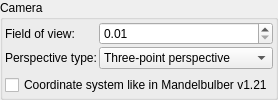
    <widget class="QGroupBox" name="groupBox_5">
     <property name="title">
      <string>Camera</string>
     </property>
     <layout class="QVBoxLayout" name="verticalLayout_58">
      <property name="leftMargin">
       <number>2</number>
      </property>
      <property name="topMargin">
       <number>2</number>
      </property>
      <property name="rightMargin">
       <number>2</number>
      </property>
      <property name="bottomMargin">
       <number>2</number>
      </property>
      <item>
       <layout class="QGridLayout" name="gridLayout_25">
        <property name="spacing">
         <number>2</number>
        </property>
        <item row="0" column="0">
         <widget class="QLabel" name="label_54">
          <property name="text">
           <string>Field of view:</string>
          </property>
         </widget>
        </item>
        <item row="1" column="1" colspan="2">
         <widget class="QComboBox" name="comboBox_perspective_type">
          <property name="sizePolicy">
           <sizepolicy hsizetype="Preferred" vsizetype="Preferred">
            <horstretch>0</horstretch>
            <verstretch>0</verstretch>
           </sizepolicy>
          </property>
          <property name="toolTip">
           <string>&lt;html&gt;&lt;head/&gt;&lt;body&gt;&lt;p&gt;Type of perspective projection.&lt;/p&gt;&lt;p&gt;- Three-point perspective  projection, has two vanishing points on the horizon line and one on zenith or nadir&lt;/p&gt;&lt;p&gt;- Fish eye - simulates fish eye camera. &lt;span style=&quot; font-style:italic;&quot;&gt;Field of view&lt;/span&gt; = 1.0 corresponds to 180 degree&lt;/p&gt;&lt;p&gt;- Equirectangular - is dedicated to render 360 degree panoramas. Image proportion should be set to 2:1 and &lt;span style=&quot; font-style:italic;&quot;&gt;Field of view&lt;/span&gt; = 1.0&lt;/p&gt;&lt;p&gt;- Fulldome - is dedicated to render images for displaying in fulldome.&lt;/p&gt;&lt;/body&gt;&lt;/html&gt;</string>
          </property>
          <item>
           <property name="text">
            <string>Three-point perspective</string>
           </property>
          </item>
          <item>
           <property name="text">
            <string>Fish eye</string>
           </property>
          </item>
          <item>
           <property name="text">
            <string>Equirectangular</string>
           </property>
          </item>
          <item>
           <property name="text">
            <string>Fulldome</string>
           </property>
          </item>
         </widget>
        </item>
        <item row="1" column="0">
         <widget class="QLabel" name="label_126">
          <property name="text">
           <string>Perspective type:</string>
          </property>
         </widget>
        </item>
        <item row="0" column="1" colspan="2">
         <widget class="MyDoubleSpinBox" name="spinbox_fov">
          <property name="sizePolicy">
           <sizepolicy hsizetype="Minimum" vsizetype="Preferred">
            <horstretch>0</horstretch>
            <verstretch>0</verstretch>
           </sizepolicy>
          </property>
          <property name="toolTip">
           <string>&lt;html&gt;&lt;head/&gt;&lt;body&gt;&lt;p&gt;Field of view of camera. Higher value gives wider view.&lt;/p&gt;&lt;p&gt;&lt;br/&gt;&lt;/p&gt;&lt;/body&gt;&lt;/html&gt;</string>
          </property>
          <property name="prefix">
           <string/>
          </property>
          <property name="suffix">
           <string/>
          </property>
          <property name="decimals">
           <number>2</number>
          </property>
          <property name="minimum">
           <double>0.010000000000000</double>
          </property>
          <property name="maximum">
           <double>5.000000000000000</double>
          </property>
          <property name="singleStep">
           <double>0.100000000000000</double>
          </property>
          <property name="value">
           <double>0.010000000000000</double>
          </property>
         </widget>
        </item>
       </layout>
      </item>
      <item>
       <widget class="MyCheckBox" name="checkBox_legacy_coordinate_system">
        <property name="toolTip">
         <string>&lt;html&gt;&lt;head/&gt;&lt;body&gt;&lt;p&gt;For compatibility of coordinate system with old Mandelbulber v. 1.21 .fract files&lt;/p&gt;&lt;/body&gt;&lt;/html&gt;</string>
        </property>
        <property name="text">
         <string>Coordinate system like in Mandelbulber v1.21</string>
        </property>
       </widget>
      </item>
     </layout>
    </widget>
